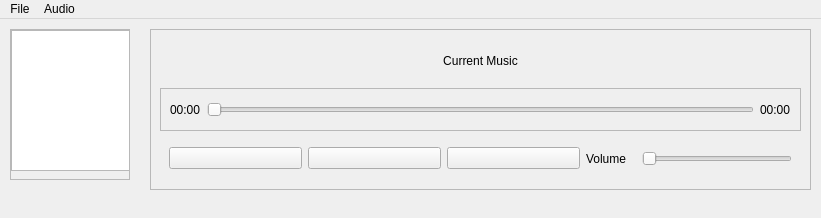
<?xml version="1.0" encoding="UTF-8"?>
<ui version="4.0">
 <class>MainWindow</class>
 <widget class="QMainWindow" name="MainWindow">
  <property name="geometry">
   <rect>
    <x>0</x>
    <y>0</y>
    <width>821</width>
    <height>218</height>
   </rect>
  </property>
  <property name="windowTitle">
   <string>MainWindow</string>
  </property>
  <widget class="QWidget" name="centralwidget">
   <widget class="QScrollArea" name="scrollArea">
    <property name="geometry">
     <rect>
      <x>10</x>
      <y>10</y>
      <width>120</width>
      <height>151</height>
     </rect>
    </property>
    <property name="widgetResizable">
     <bool>true</bool>
    </property>
    <widget class="QWidget" name="scrollAreaWidgetContents">
     <property name="geometry">
      <rect>
       <x>0</x>
       <y>0</y>
       <width>118</width>
       <height>149</height>
      </rect>
     </property>
     <widget class="QListWidget" name="MusicList">
      <property name="geometry">
       <rect>
        <x>0</x>
        <y>0</y>
        <width>121</width>
        <height>141</height>
       </rect>
      </property>
     </widget>
    </widget>
   </widget>
   <widget class="QFrame" name="frame_2">
    <property name="geometry">
     <rect>
      <x>150</x>
      <y>10</y>
      <width>661</width>
      <height>161</height>
     </rect>
    </property>
    <property name="frameShape">
     <enum>QFrame::StyledPanel</enum>
    </property>
    <property name="frameShadow">
     <enum>QFrame::Raised</enum>
    </property>
    <layout class="QVBoxLayout" name="verticalLayout">
     <item>
      <widget class="QLabel" name="CurrentMusic">
       <property name="text">
        <string>Current Music</string>
       </property>
       <property name="alignment">
        <set>Qt::AlignCenter</set>
       </property>
      </widget>
     </item>
     <item>
      <widget class="QFrame" name="frame">
       <property name="frameShape">
        <enum>QFrame::StyledPanel</enum>
       </property>
       <property name="frameShadow">
        <enum>QFrame::Raised</enum>
       </property>
       <layout class="QHBoxLayout" name="horizontalLayout">
        <item>
         <widget class="QLabel" name="Current_time">
          <property name="text">
           <string>00:00</string>
          </property>
         </widget>
        </item>
        <item>
         <widget class="QSlider" name="Music_Slider">
          <property name="orientation">
           <enum>Qt::Horizontal</enum>
          </property>
         </widget>
        </item>
        <item>
         <widget class="QLabel" name="Music_length">
          <property name="text">
           <string>00:00</string>
          </property>
         </widget>
        </item>
       </layout>
      </widget>
     </item>
     <item>
      <widget class="QWidget" name="widget" native="true">
       <layout class="QHBoxLayout" name="horizontalLayout_2">
        <item>
         <widget class="QPushButton" name="pervious">
          <property name="text">
           <string/>
          </property>
          <property name="icon">
           <iconset>
            <normaloff>perv.png</normaloff>perv.png</iconset>
          </property>
         </widget>
        </item>
        <item>
         <widget class="QPushButton" name="play">
          <property name="text">
           <string/>
          </property>
          <property name="icon">
           <iconset>
            <normaloff>play-button-arrowhead.png</normaloff>play-button-arrowhead.png</iconset>
          </property>
         </widget>
        </item>
        <item>
         <widget class="QPushButton" name="next">
          <property name="text">
           <string/>
          </property>
          <property name="icon">
           <iconset>
            <normaloff>next.png</normaloff>next.png</iconset>
          </property>
         </widget>
        </item>
        <item>
         <widget class="QLabel" name="label_4">
          <property name="maximumSize">
           <size>
            <width>50</width>
            <height>16777215</height>
           </size>
          </property>
          <property name="text">
           <string>Volume</string>
          </property>
         </widget>
        </item>
        <item>
         <widget class="QSlider" name="VolumeSlider">
          <property name="maximumSize">
           <size>
            <width>150</width>
            <height>16777215</height>
           </size>
          </property>
          <property name="orientation">
           <enum>Qt::Horizontal</enum>
          </property>
         </widget>
        </item>
       </layout>
      </widget>
     </item>
    </layout>
   </widget>
  </widget>
  <widget class="QMenuBar" name="menubar">
   <property name="geometry">
    <rect>
     <x>0</x>
     <y>0</y>
     <width>821</width>
     <height>26</height>
    </rect>
   </property>
   <widget class="QMenu" name="menuFile">
    <property name="title">
     <string>File</string>
    </property>
    <addaction name="actionOpen_Folder"/>
    <addaction name="actionOpen_Music"/>
    <addaction name="separator"/>
    <addaction name="actionClose"/>
   </widget>
   <widget class="QMenu" name="menuAudio">
    <property name="title">
     <string>Audio</string>
    </property>
   </widget>
   <addaction name="menuFile"/>
   <addaction name="menuAudio"/>
  </widget>
  <action name="actionOpen_Folder">
   <property name="text">
    <string>Open Folder</string>
   </property>
  </action>
  <action name="actionOpen_Music">
   <property name="text">
    <string>Open Music</string>
   </property>
  </action>
  <action name="actionClose">
   <property name="text">
    <string>Close </string>
   </property>
  </action>
 </widget>
 <resources/>
 <connections/>
</ui>
